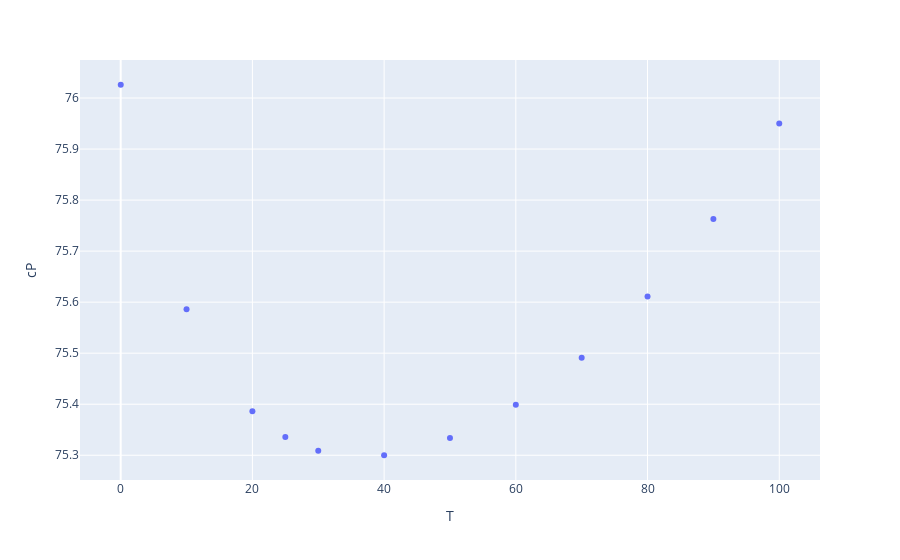

Write notebook code for a chart like this one.
### Code cell
px.scatter(df, x='T', y='cP')

### Figure 1 — Plotly figure (JSON) as saved in the notebook; plotly's stock layout.template omitted (floating-point values rounded to 4 significant figures)
{"data": [{"hovertemplate": "T=%{x}<br>cP=%{y}<extra></extra>", "legendgroup": "", "marker": {"color": "#636efa", "symbol": "circle"}, "mode": "markers", "name": "", "orientation": "v", "showlegend": false, "type": "scatter", "x": [0.01, 10, 20, 25, 30, 40, 50, 60, 70, 80, 90, 100], "xaxis": "x", "y": [76.03, 75.59, 75.39, 75.34, 75.31, 75.3, 75.33, 75.4, 75.49, 75.61, 75.76, 75.95], "yaxis": "y"}], "layout": {"legend": {"tracegroupgap": 0}, "margin": {"t": 60}, "xaxis": {"anchor": "y", "domain": [0, 1], "title": {"text": "T"}}, "yaxis": {"anchor": "x", "domain": [0, 1], "title": {"text": "cP"}}}}
